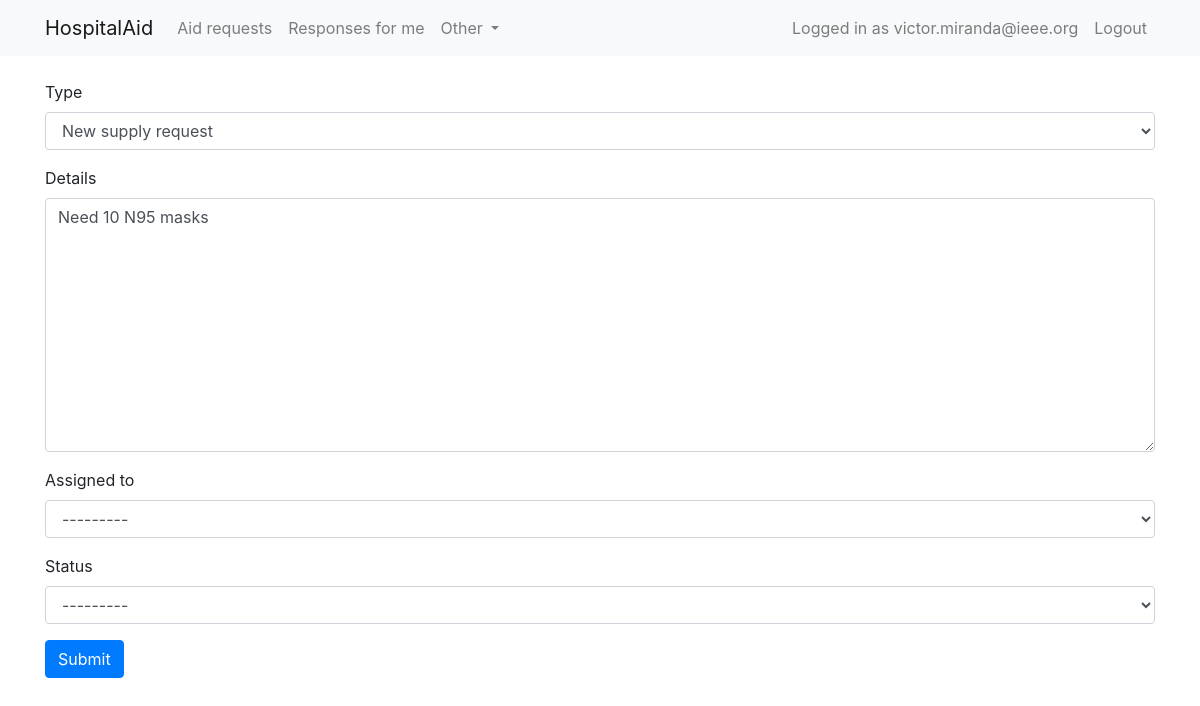
Page /aidrequests/13/ (signed in) on the earlier database version.
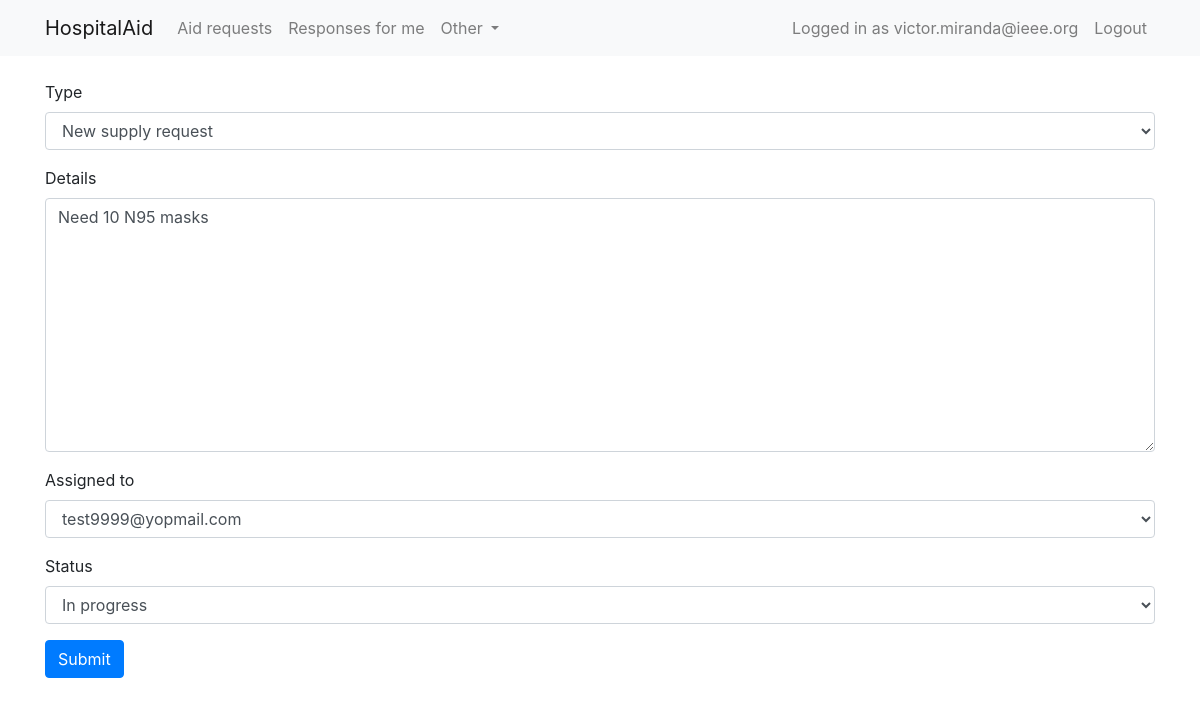
Same page on the later database version.
### main/models/main.py (models this page shows, shortened)
class AidRequest(models.Model):
    REQUEST_TYPE = [
        ("equipment_repair", "Existing equipment repair"),
        ("equipment_request", "New equipment request"),
        ("supply_request", "New supply request"),
        ("other_request", "Other request"),
    ]
    STATUS_TYPE = [
        ("inprogress", "In progress"),
        ("completed", "Completed"),
    ]
    hospital = models.ForeignKey(Hospital, on_delete=models.CASCADE)
    type = models.CharField(max_length=32, choices=REQUEST_TYPE)
    details = models.TextField(max_length=2000)
    equipment_type = models.CharField(
        max_length=50, help_text="only for new equipment request", blank=True
    )
    equipment_quantity = models.CharField(
        max_length=16, help_text="only for new equipment request", blank=True
    )
    supply_type = models.CharField(
        max_length=50, help_text="only for new supply request", blank=True
    )
    supply_quantity = models.CharField(
        max_length=16, help_text="only for new supply quantity", blank=True
    )
    equipment_brand = models.CharField(
        max_length=16, help_text="only for equipment repair", blank=True
    )
    equipment_model = models.CharField(
        max_length=16, help_text="only for equipment repair", blank=True
    )
    equipment_serialno = models.CharField(
        max_length=16, help_text="only for equipment repair", blank=True
    )
    assigned_to = models.ForeignKey(
        get_user_model(), on_delete=models.SET_NULL, blank=True, null=True
    )
    status = models.CharField(max_length=16, choices=STATUS_TYPE, blank=True, null=True)
    updated_at = models.DateTimeField(auto_now=True)
    created_at = models.DateTimeField(auto_now_add=True)
    class Meta:
        ordering = ["-updated_at"]

### main/views/main.py (the view)
class AidRequestUpdateView(LoginRequiredMixin, UpdateView):
    model = models.main.AidRequest
    fields = [
        "type",
        "details",
        "assigned_to",
        "status",
    ]
    success_url = reverse_lazy("aidrequest_list")
    def get_queryset(self):
        hospitals = models.main.Hospital.objects.filter(user=self.request.user)
        return self.model.objects.filter(hospital__in=hospitals)

### main/context_processors.py (called while the page is built)
def globals(request):
    data = {}
    data.update(
        {"VERSION": os.environ.get("GIT_REV", ""),}
    )
    return data

### main/templates/main/aidrequest_form.html (shortened to what this page needs)
{% extends "base.html" %}
{% load bootstrap4 %}
{% block content %}
<form method="POST">
    {% bootstrap_form form %}
    {% buttons %}
    <button type="submit" class="btn btn-primary">
        Submit
    </button>
    {% endbuttons %}
</form>
{% endblock content  %}

Differences in the rows shown:
changed AidRequest "New supply request": assigned_to "---------" → "test9999@yopmail.com"; status "---------" → "In progress"
